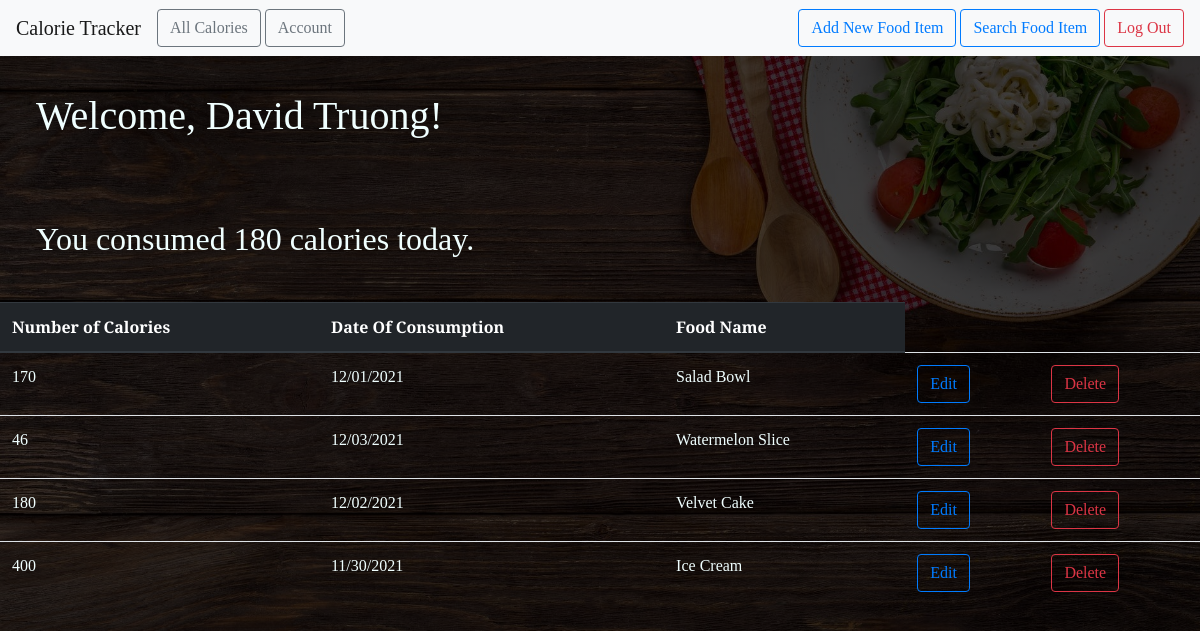
Page /all (signed in) on the earlier database version.
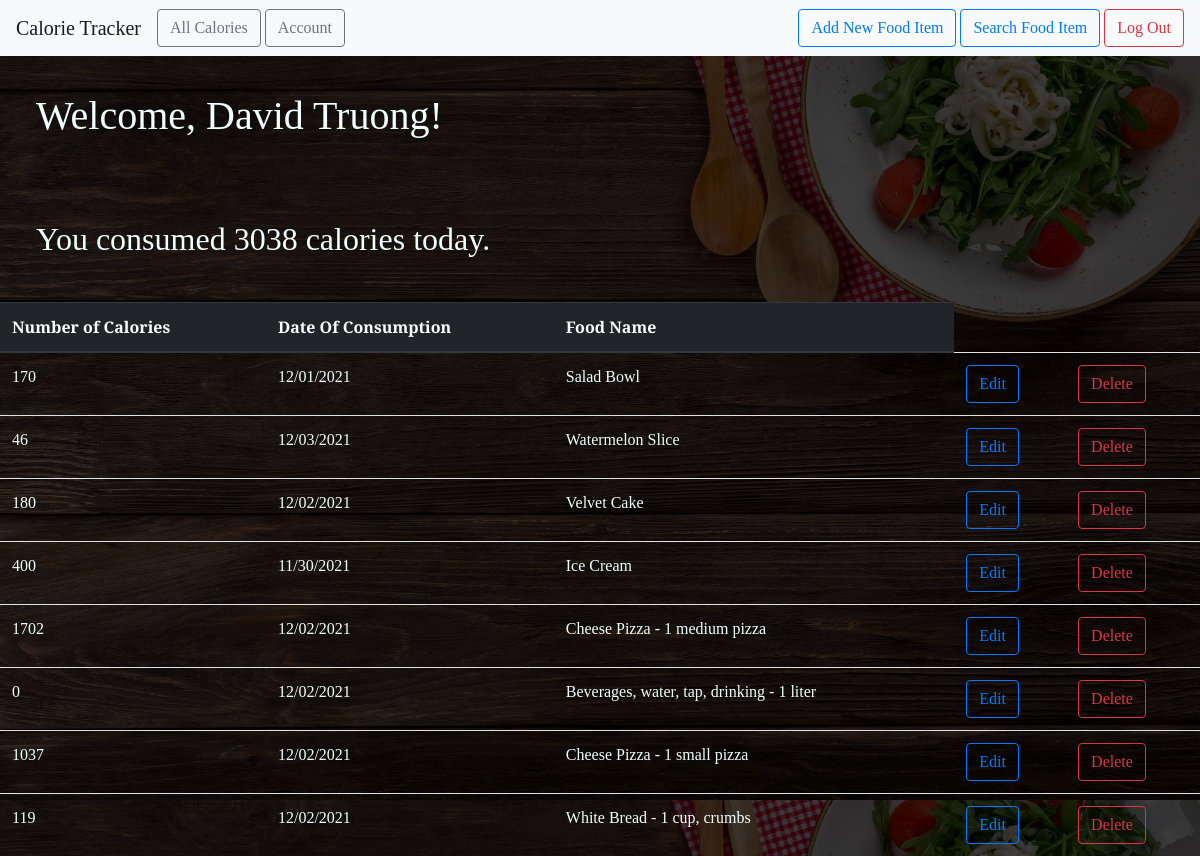
Same page on the later database version.
### food_website/models.py (models this page shows)
class User(db.Model, UserMixin):
    id = db.Column(db.Integer, primary_key=True)
    email = db.Column(db.String(100), unique=True)
    password = db.Column(db.String(100))
    name = db.Column(db.String(1000))
    foods = db.relationship('FoodItem', backref='author', lazy=True)

class FoodItem(db.Model):
    id = db.Column(db.Integer, primary_key=True)
    food_name = db.Column(db.Text, nullable=False)
    date_posted = db.Column(db.DateTime, nullable=False,
                            default=datetime.utcnow)
    calorie = db.Column(db.Integer, nullable=False)
    user_id = db.Column(db.Integer, db.ForeignKey('user.id'), nullable=False)

### food_website/main.py (the view)
@main.route("/all")
@login_required
def user_fooditems():
    user = User.query.filter_by(email=current_user.email).first_or_404()
    foods = user.foods
    totalCalorie = 0
    my_date = datetime.now(pytz.timezone('US/Pacific'))
    my_datetime = datetime(my_date.year, my_date.month, my_date.day)
    for food in foods:
        if my_datetime.date() == food.date_posted.date():
            totalCalorie = totalCalorie + food.calorie
    return render_template('all_fooditems.html', foods=foods, user=user, totalCalorie=totalCalorie)

### food_website/__init__.py (called while the page is built)
def create_app():
    app = Flask(__name__)
    app.config['SECRET_KEY'] = 'out-secret-key-goes-here'
    app.config['SQLALCHEMY_DATABASE_URI'] = 'sqlite:///db.sqlite'
    db.init_app(app)
    login_manager = LoginManager()
    login_manager.login_view = 'auth.login'
    login_manager.init_app(app)
    from .models import User
    create_database(app)
    @login_manager.user_loader
    def load_user(user_id):
        return User.query.get(int(user_id))
    from .auth import auth as auth_blueprint
    app.register_blueprint(auth_blueprint)
    from .main import main as main_blueprint
    app.register_blueprint(main_blueprint)
    return app

### food_website/templates/all_fooditems.html
{% extends "base.html" %} {% block head %} {{ super() }}
<link
  rel="stylesheet"
  href="{{ url_for('static', filename= 'extended_beauty.css') }}"
/>
{% endblock %} {% block content %}
<h1 id="intro">
  Welcome, {{ user.name }}!
</h1>
<h2 id="intro">
  You consumed {{ totalCalorie }} calories today.
</h2>
<div>
  <table class="table table-hover" width="100%" cellspacing="0" cellpadding="0" style='font-family: "Arvo", serif;'>
    <thead class="thead-dark">
      <tr id="textstyle">
        <th scope="col">Number of Calories</th>
        <th scope="col">Date Of Consumption</th>
        <th scope="col">Food Name</th>
      </tr>
    </thead>
    <tbody>
      {% for food in foods %}
      <tr>
        <td>{{ food.calorie }}</td>
        <td>{{ food.date_posted.strftime('%m/%d/%Y') }}</td>
        <td>{{ food.food_name }}</td>
        <td>
          <a
            href="{{ url_for('main.update_fooditem', food_id=food.id) }}"
            class="btn btn-outline-primary"
            role="button"
          >
            Edit
          </a>
        </td>
        <td>
          <a
            href="{{ url_for('main.delete_fooditem', food_id=food.id) }}"
            class="btn btn-outline-danger"
            role="button"
          >
            Delete
          </a>
        </td>
      </tr>
      {% endfor %}
    </tbody>
  </table>
</div>
{% endblock %}

### food_website/templates/base.html (shortened to what this page needs)
<!DOCTYPE html>
<html lang="en">
  <head>
    {% block head %}
    <link
      rel="stylesheet"
      href="{{ url_for('static', filename= 'beauty.css') }}"
    />
    <link
      rel="stylesheet"
      href="https://maxcdn.bootstrapcdn.com/bootstrap/4.0.0/css/bootstrap.min.css"
    />
    {% endblock %}
  </head>
  <body class="banner">
    <link
      rel="stylesheet"
      href="{{ url_for('static', filename= 'style.css') }}"
    />
    <nav class="navbar navbar-expand-lg navbar-light bg-light">
      <a class="navbar-brand" href="{{ url_for('main.index') }}"
        >Calorie Tracker</a
      >
      <div class="collapse navbar-collapse" id="navbarSupportedContent">
        <ul class="navbar-nav mr-auto">
          <li class="nav-item active">
            <a
              href="{{ url_for('main.user_fooditems') }}"
              class="btn btn-outline-secondary"
              role="button"
              >All Calories</a
            >
          </li>
          <li class="nav-item">
            <a
              href="{{ url_for('main.profile') }}"
              class="btn btn-outline-secondary"
              role="button"
              style="margin-left: 4px;"
              >Account</a
            >
          </li>
        </ul>
        <form class="form-inline my-2 my-lg-0">
          {% if current_user.is_authenticated %}
          <a
            href="{{ url_for('main.new_fooditem') }}"
            class="btn btn-outline-primary"
            role="button"
            style="margin-left: 4px;"
            >Add New Food Item</a
          >
          <a
            href="{{ url_for('main.search') }}"
            class="btn btn-outline-primary"
            role="button"
            style="margin-left: 4px;"
            >Search Food Item</a
          >
          {% endif %}  {% if current_user.is_authenticated %}
          <a
            href="{{ url_for('auth.logout') }}"
            class="btn btn-outline-danger"
            role="button"
            style="margin-left: 4px;"
            >Log Out</a
          >
          {% endif %}
        </form>
      </div>
    </nav>
    {% block content %} {% endblock %}
  </body>
</html>

### food_website/static/beauty.css (style rules this page uses)
* { font-family: "Arvo", serif; }

### food_website/static/extended_beauty.css (style rules this page uses)
h1, h2, h4, p { font-family: "Arvo", serif; }
#intro { padding-top: 3%; padding-right: 3%; padding-bottom: 3%; padding-left: 3%; }
#textstyle { font-family: "Arvo", serif; }

### food_website/static/style.css (style rules this page uses)
.banner { width: 100%; height: 100vh; background-image: linear-gradient(rgba(0, 0, 0, 0.75), rgba(0, 0, 0, 0.75)), url(background.jpg); background-size: cover; background-position: center; color: azure; font-family: "Arvo", serif; }

Differences in the rows shown:
added FoodItem: calorie "1702", date_posted "12/02/2021", food_name "Cheese Pizza - 1 medium pizza"
added FoodItem: calorie "0", date_posted "12/02/2021", food_name "Beverages, water, tap, drinking - 1 liter"
added FoodItem: calorie "1037", date_posted "12/02/2021", food_name "Cheese Pizza - 1 small pizza"
added FoodItem: calorie "119", date_posted "12/02/2021", food_name "White Bread - 1 cup, crumbs"
Other differences:
{{ totalCalorie }}: "180" → "3038"
